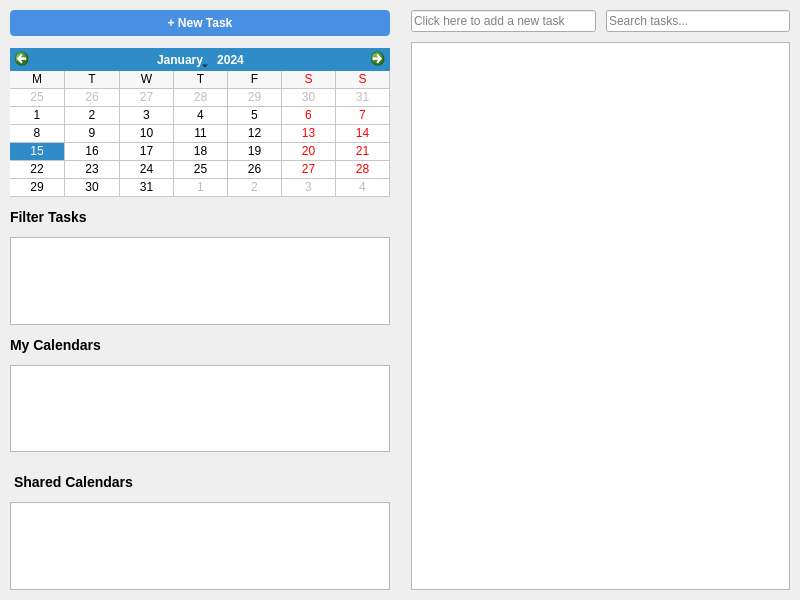
<?xml version="1.0" encoding="UTF-8"?>
<ui version="4.0">
 <class>TasksWidget</class>
 <widget class="QWidget" name="TasksWidget">
  <property name="geometry">
   <rect>
    <x>0</x>
    <y>0</y>
    <width>800</width>
    <height>600</height>
   </rect>
  </property>
  <layout class="QHBoxLayout" name="mainLayout">
   <property name="spacing">
    <number>0</number>
   </property>
   <property name="leftMargin">
    <number>0</number>
   </property>
   <property name="topMargin">
    <number>0</number>
   </property>
   <property name="rightMargin">
    <number>0</number>
   </property>
   <property name="bottomMargin">
    <number>0</number>
   </property>
   <item>
    <widget class="QSplitter" name="splitter">
     <property name="orientation">
      <enum>Qt::Horizontal</enum>
     </property>
     <property name="handleWidth">
      <number>1</number>
     </property>
     <widget class="QWidget" name="sidebar" native="true">
      <layout class="QVBoxLayout" name="sidebarLayout">
       <property name="spacing">
        <number>12</number>
       </property>
       <property name="leftMargin">
        <number>10</number>
       </property>
       <property name="topMargin">
        <number>10</number>
       </property>
       <property name="rightMargin">
        <number>10</number>
       </property>
       <property name="bottomMargin">
        <number>10</number>
       </property>
       <item>
        <widget class="QPushButton" name="newTaskBtn">
         <property name="styleSheet">
          <string notr="true">font-weight: bold; background-color: #4a90e2; color: white; border-radius: 4px; padding: 6px;</string>
         </property>
         <property name="text">
          <string>+ New Task</string>
         </property>
        </widget>
       </item>
       <item>
        <widget class="QCalendarWidget" name="sidebarCalendar">
         <property name="gridVisible">
          <bool>true</bool>
         </property>
         <property name="horizontalHeaderFormat">
          <enum>QCalendarWidget::SingleLetterDayNames</enum>
         </property>
         <property name="verticalHeaderFormat">
          <enum>QCalendarWidget::NoVerticalHeader</enum>
         </property>
        </widget>
       </item>
       <item>
        <widget class="QLabel" name="filterLabel">
         <property name="styleSheet">
          <string notr="true">font-weight: bold; font-size: 14px;</string>
         </property>
         <property name="text">
          <string>Filter Tasks</string>
         </property>
        </widget>
       </item>
       <item>
        <widget class="QListWidget" name="filterList"/>
       </item>
       <item>
        <widget class="QLabel" name="calendarsLabel">
         <property name="styleSheet">
          <string notr="true">font-weight: bold; font-size: 14px;</string>
         </property>
         <property name="text">
          <string>My Calendars</string>
         </property>
        </widget>
       </item>
       <item>
        <widget class="QListWidget" name="calendarList">
         <property name="contextMenuPolicy">
          <enum>Qt::CustomContextMenu</enum>
         </property>
        </widget>
       </item>
       <item>
        <widget class="QLabel" name="sharedCalendarsLabel">
         <property name="styleSheet">
          <string notr="true">font-weight: bold; font-size: 14px; margin-top: 10px;</string>
         </property>
         <property name="text">
          <string>Shared Calendars</string>
         </property>
        </widget>
       </item>
       <item>
        <widget class="QListWidget" name="sharedCalendarList">
         <property name="contextMenuPolicy">
          <enum>Qt::CustomContextMenu</enum>
         </property>
        </widget>
       </item>
      </layout>
     </widget>
     <widget class="QWidget" name="mainArea" native="true">
      <layout class="QVBoxLayout" name="mainAreaLayout">
       <property name="spacing">
        <number>10</number>
       </property>
       <property name="leftMargin">
        <number>10</number>
       </property>
       <property name="topMargin">
        <number>10</number>
       </property>
       <property name="rightMargin">
        <number>10</number>
       </property>
       <property name="bottomMargin">
        <number>10</number>
       </property>
       <item>
        <layout class="QHBoxLayout" name="topLayout">
         <item>
          <widget class="QLineEdit" name="quickTaskEdit">
           <property name="placeholderText">
            <string>Click here to add a new task</string>
           </property>
          </widget>
         </item>
         <item>
          <widget class="QLineEdit" name="searchEdit">
           <property name="maximumSize">
            <size>
             <width>200</width>
             <height>16777215</height>
            </size>
           </property>
           <property name="placeholderText">
            <string>Search tasks...</string>
           </property>
          </widget>
         </item>
        </layout>
       </item>
       <item>
        <widget class="QTableWidget" name="taskTable">
         <property name="editTriggers">
          <set>QAbstractItemView::NoEditTriggers</set>
         </property>
         <property name="selectionMode">
          <enum>QAbstractItemView::SingleSelection</enum>
         </property>
         <property name="selectionBehavior">
          <enum>QAbstractItemView::SelectRows</enum>
         </property>
        </widget>
       </item>
      </layout>
     </widget>
    </widget>
   </item>
  </layout>
 </widget>
 <resources/>
 <connections/>
</ui>
